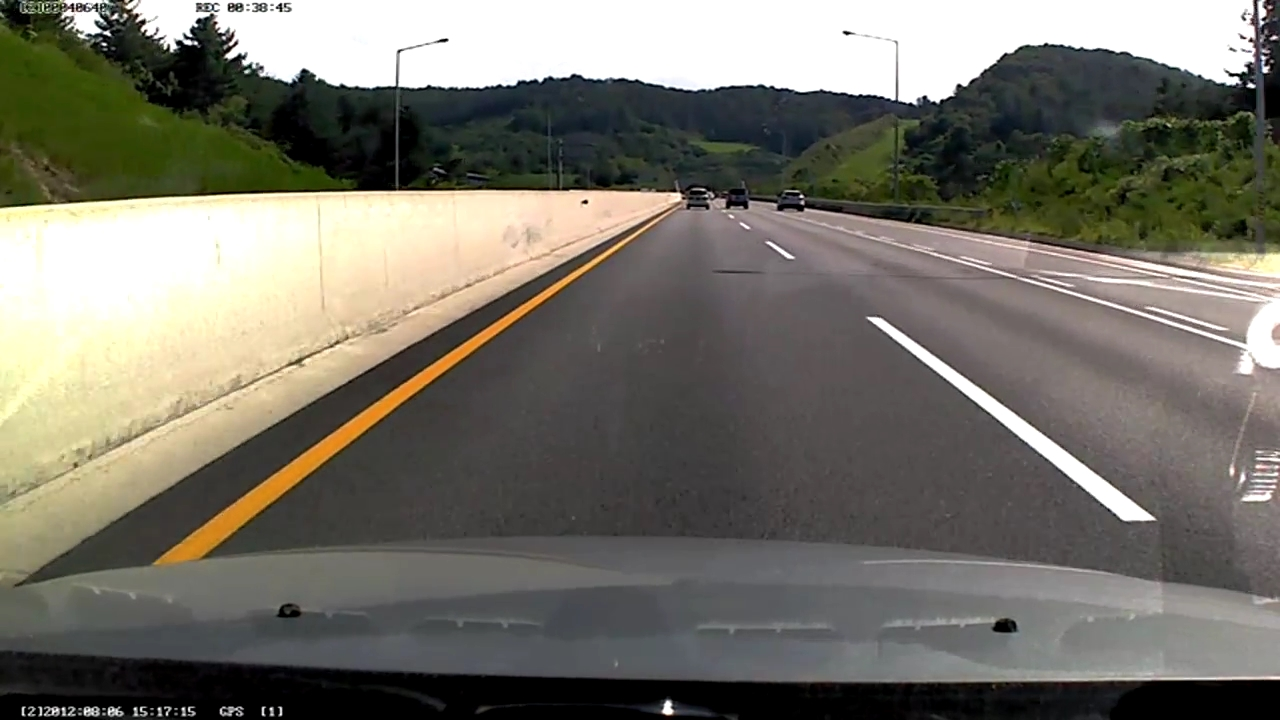
//> input picture Image/Lane_test_img.JPG, 1280 x 720 px
$ ./Grayscale ../Image/Lane_test_img.JPG   (built with g++ and OpenCV 4)
//> lines starting //> are read from the running program, lines starting //| are printed output that depends on the picture; after the words box and inside, x2 and y2 are one past the last pixel; in counts of white or black regions, pixels touching at a corner belong together
/*------------------------------------------------------/
* Image Proccessing with Deep Learning
* OpenCV : Histogram Demo (from OpenCV docs)
* https://docs.opencv.org/3.4/d8/dbc/tutorial_histogram_calculation.html
* Created: 2021-Spring
------------------------------------------------------*/

#include "opencv2/highgui.hpp"
#include "opencv2/imgcodecs.hpp"
#include "opencv2/imgproc.hpp"
#include <iostream>

using namespace std;
using namespace cv;

int main(int argc, char** argv)
{
    //! [Load image]
    CommandLineParser parser(argc, argv, "{@input | ../../Image/coin.jpg | input image}");
    Mat src = imread(samples::findFile(parser.get<String>("@input")), 0);
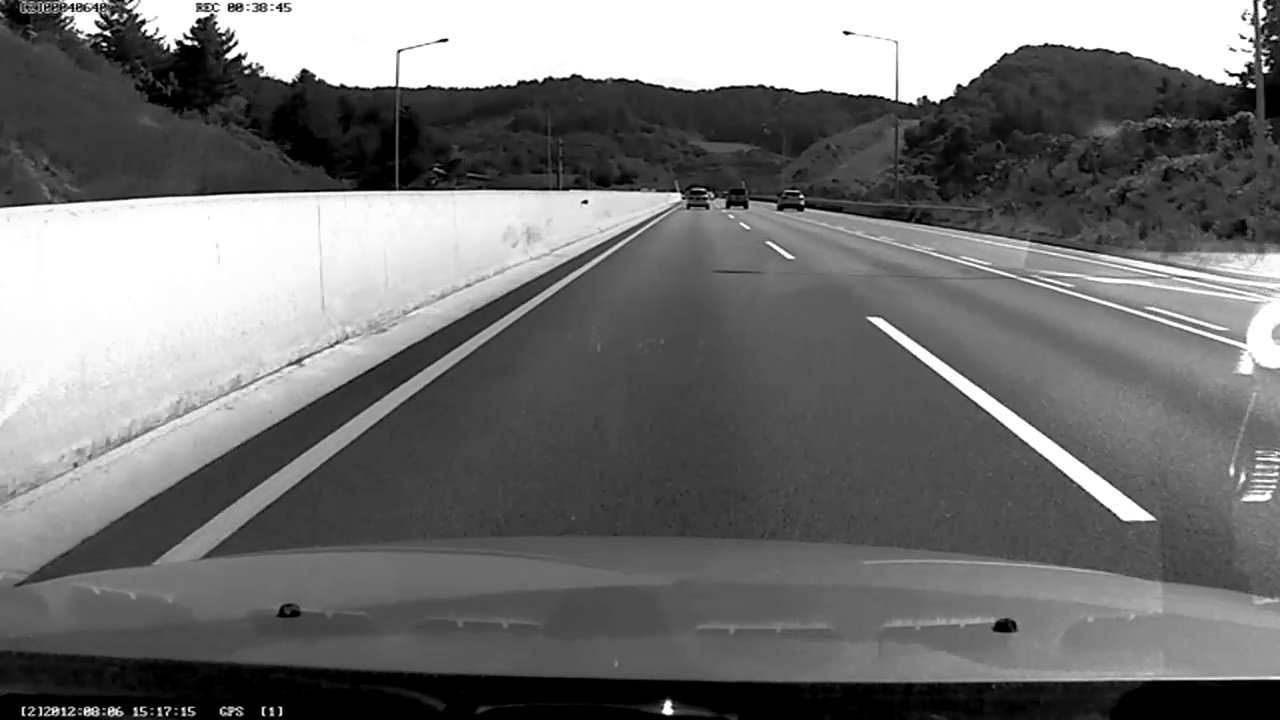
//> src: 720 rows x 1280 cols, CV_8UC1; min 0, max 255, mean 114.7
    if (src.empty())
    {
        return EXIT_FAILURE;
    }


    //! [Establish the number of bins]
    int histSize = 256;
    //! [Establish the number of bins]

    //! [Set the ranges ( for B,G,R) )]
    float range[] = { 0, 256 }; //the upper boundary is exclusive
    const float* histRange = { range };
    //! [Set the ranges ( for B,G,R) )]

    //! [Set histogram param]
    bool uniform = true, accumulate = false;
    //! [Set histogram param]

    //! [Compute the histograms]
    Mat hist1D;
    calcHist(&src, 1, 0, Mat(), hist1D, 1, &histSize, &histRange, uniform, accumulate);
//> hist1D = 256 values, max 100944 at index 255, min 613 at index 185, mean 3600


    //! [Compute the histograms]

    //! [Draw the histograms for B, G and R]
    int hist_w = 512, hist_h = 400;
    int bin_w = cvRound((double)hist_w / histSize);


    Mat histImage1D(hist_h, hist_w, CV_8UC1, Scalar(0));
    normalize(hist1D, hist1D, 0, histImage1D.rows, NORM_MINMAX, -1, Mat());
//> hist1D = 256 values, max 400 at index 255, min 0 at index 185, mean 11.91

    //! [Draw for each channel]
    for (int i = 1; i < histSize; i++)
    {
        line(histImage1D, Point(bin_w * (i - 1), hist_h - cvRound(hist1D.at<float>(i - 1))),
            Point(bin_w * (i), hist_h - cvRound(hist1D.at<float>(i))),
            Scalar(255, 0, 0), 2, 8, 0);
    }
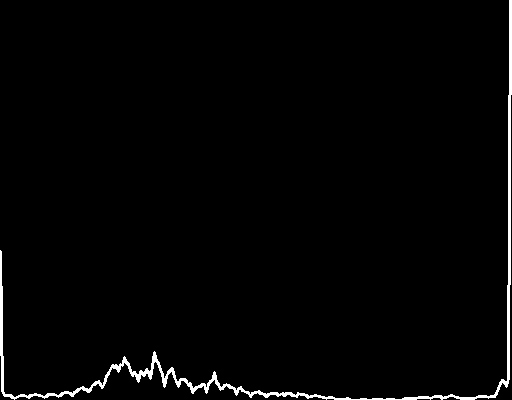
//> histImage1D: 400 rows x 512 cols, CV_8UC1; 1.7% white; 1 white region, box (x1, y1, x2, y2) and area: (0, 0, 512, 400) 3575

    //! [Display]
    imshow("Source image", src);
    imshow("calcHist Demo", histImage1D);
    waitKey();
    //! [Display]

    return EXIT_SUCCESS;
}


void plotHist(Mat src, string plotname, int width, int height) {
	/// Compute the histograms
	Mat hist;
	/// Establish the number of bins (for uchar Mat type)
	int histSize = 256;
	/// Set the ranges (for uchar Mat type)
	float range[] = { 0, 256 };

	const float* histRange = { range };
	calcHist(&src, 1, 0, Mat(), hist, 1, &histSize, &histRange);

	double min_val, max_val;
	cv::minMaxLoc(hist, &min_val, &max_val);
	Mat hist_normed = hist * height / max_val;
	float bin_w = (float)width / histSize;
	Mat histImage(height, width, CV_8UC1, Scalar(0));
	for (int i = 0; i < histSize - 1; i++) {
		line(histImage,
			  Point((int)(bin_w * i), height - cvRound(hist_normed.at<float>(i, 0))),
			  Point((int)(bin_w * (i + 1)), height - cvRound(hist_normed.at<float>(i + 1, 0))),
			  Scalar(255), 2, 8, 0);
	}

	imshow(plotname, histImage);
}

$ run again, on Image/circuitboard.jpg
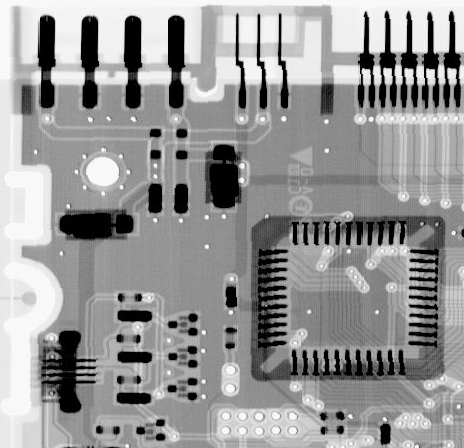
//> input picture Image/circuitboard.jpg, 464 x 448 px
//> src is the input picture: 448 rows x 464 cols, CV_8UC1; min 0, max 255, mean 150.8
//> `calcHist(&src, 1, 0, Mat(), hist1D, 1, &histSize, &histRange, uniform,..`: hist1D = 256 values, max 12921 at index 0, min 49 at index 28, mean 812
//> `normalize(hist1D, hist1D, 0, histImage1D.rows, NORM_MINMAX, -1, Mat());`: hist1D = 256 values, max 400 at index 0, min 0 at index 28, mean 23.71
//> after the loop `for (int i = 1; i < histSize; i++)`:
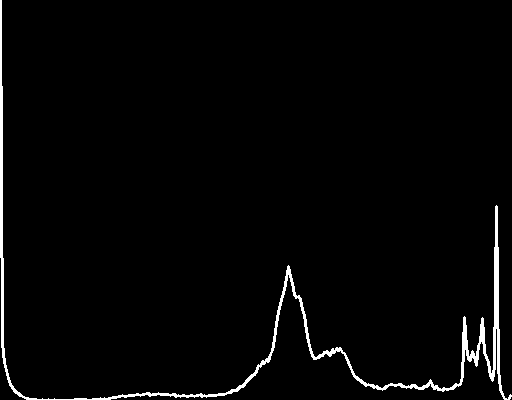
//> histImage1D: 400 rows x 512 cols, CV_8UC1; 2.2% white; 1 white region, box (x1, y1, x2, y2) and area: (0, 0, 512, 400) 4467

$ run again, on Image/coin.jpg
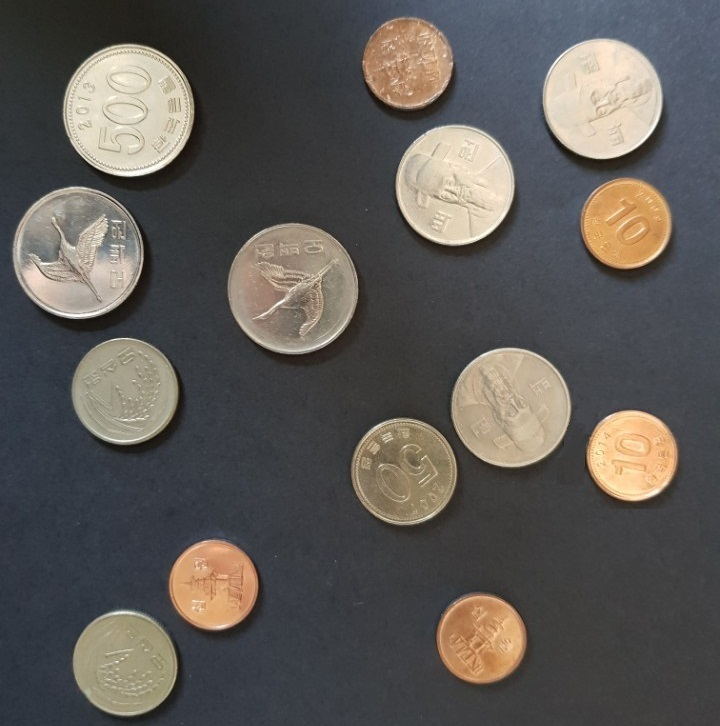
//> input picture Image/coin.jpg, 720 x 726 px
//> `Mat src = imread(samples::findFile(parser.get<String>("@input")), 0);`:
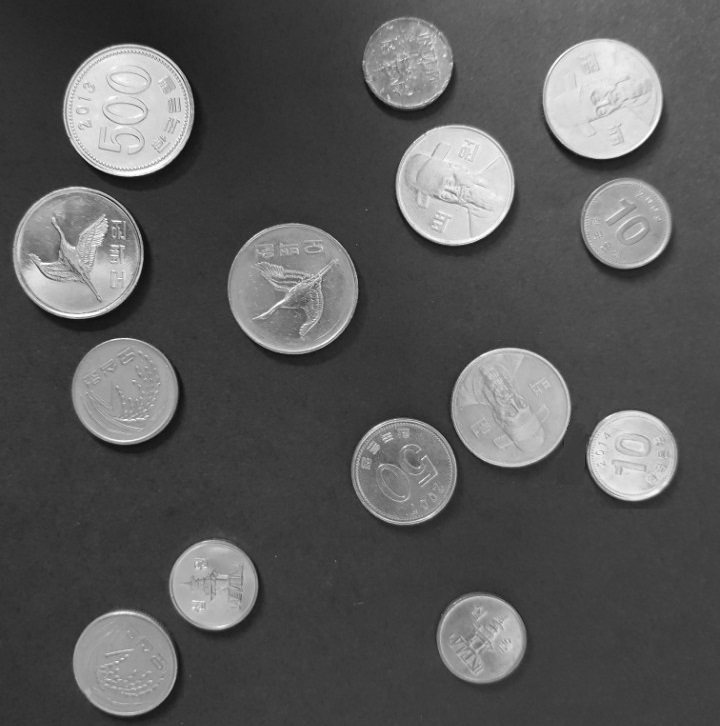
//> src: 726 rows x 720 cols, CV_8UC1; min 10, max 255, mean 90.4
//> `calcHist(&src, 1, 0, Mat(), hist1D, 1, &histSize, &histRange, uniform,..`: hist1D = 256 values, max 22463 at index 61, min 0 at index 0, mean 2041.9
//> `normalize(hist1D, hist1D, 0, histImage1D.rows, NORM_MINMAX, -1, Mat());`: hist1D = 256 values, max 400 at index 61, min 0 at index 0, mean 36.36
//> after the loop `for (int i = 1; i < histSize; i++)`:
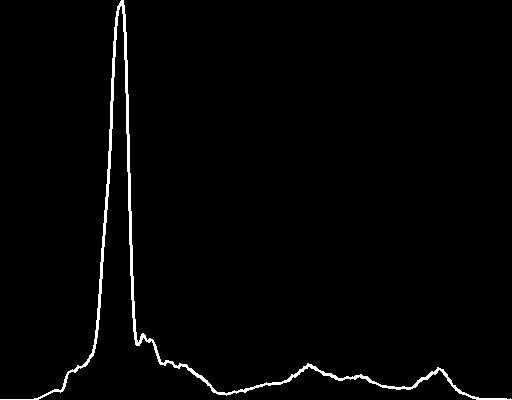
//> histImage1D: 400 rows x 512 cols, CV_8UC1; 1.8% white; 1 white region, box (x1, y1, x2, y2) and area: (0, 0, 512, 400) 3633
